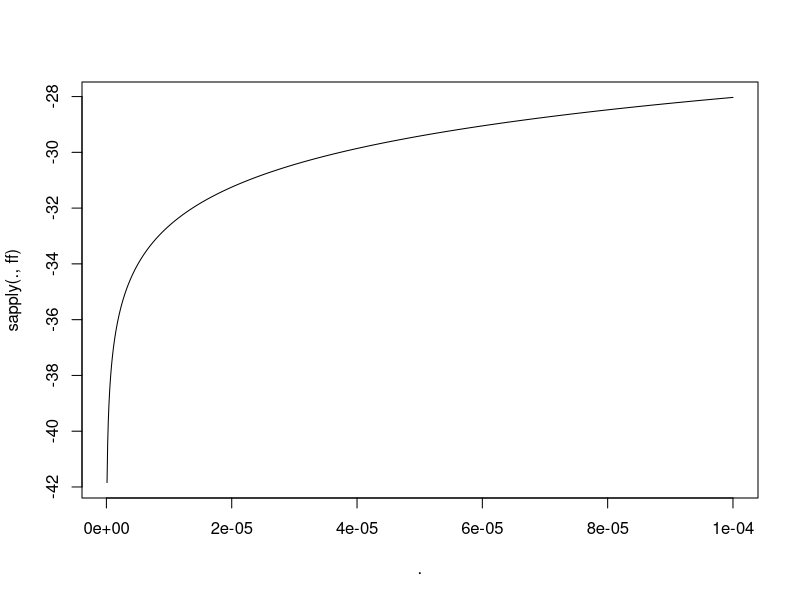

Reproduce this figure in R.
####
##  General non-central chi squared
####

library(pracma); library(magrittr)

f2 <- function(x, y=0) sum((x-y)^2)

## probability that x in S^(p-1) has x[1] > 1-2*u
lcap_prob <- function(p, u) {
  log(1/2) + pbeta((1 - 2*u)^2, 1/2, (p+1)/2, lower.tail=FALSE, log.p = TRUE)
}

rgchisq0 <- function(n, Sigma, mu) {
  p <- dim(Sigma)[1]
  L <- chol(Sigma)
  x <- L %*% (randn(p, n) + mu)
  colSums(x^2)
}

rgchisq <- function(n, Sigma, mu) {
  p <- dim(Sigma)[1]
  res <- eigen(Sigma); ls <- res$values
  nu <- as.numeric(t(res$vectors) %*% mu)
  x <- sqrt(ls) * (randn(p, n) + nu)
  colSums(x^2)
}

mgf_gchisq <- function(tt, Sigma, mu, log = FALSE) {
  p <- dim(Sigma)[1]
  tt <- t(t(tt))
  res <- eigen(Sigma); ls <- res$values
  nu <- as.numeric(t(res$vectors) %*% mu)
  tM <- repmat(tt, 1, p)
  lM <- repmat(t(ls), length(tt), 1)
  nM <- repmat(t(nu), length(tt), 1)
  if (log) {
    temp <- -1/2 * log(1 - 2*tM*lM) + (nM^2*lM*tM/(1 - 2*tM*lM))
    return(rowSums(temp))
  } else {
    temp <- 1/sqrt(1 - 2*tM*lM)*exp(nM^2*lM*tM/(1 - 2*tM*lM))
    return(apply(temp, 1, prod))
  }
}

## gives function handles for psi = log mgf, (d/dt) psi, (d2/dt^2) psi, (d psi)^{-1}
log_mgf_gchisq_ <- function(Sigma, mu) {
  p <- dim(Sigma)[1]
  res <- eigen(Sigma); ls <- res$values
  nu <- as.numeric(t(res$vectors) %*% mu)
  psi <- function(tt)
    sum(-1/2 * log(1 - 2*tt*ls) + (nu^2*ls*tt/(1 - 2*tt*ls)))
  dpsi <- function(tt) {
    ##numDeriv::grad(psi, tt)
    sum(ls*(1 + nu^2)/(1-2*ls*tt)) + sum(2*nu^2*ls^2*tt/(1 - 2*ls*tt)^2)
  }
  d2psi <- function(tt) {
    ##numDeriv::hessian(psi, tt)[1]
    sum(2*ls^2*(1+2*nu^2)/(1-2*ls*tt)^2 + 8*ls^3*nu^2*tt/(1-2*ls*tt)^3)
  }
  dpsi_inv <- function(x, ...) {
    ff <- function(tt) (dpsi(tt) - x)^2
    res <- optimize(ff, ...)
    res$minimum
  }
  list(psi = psi, dpsi = dpsi, d2psi = d2psi, dpsi_inv = dpsi_inv)
}


## fourier inversion
finv <- function(fs, cs, x) {
  diffs <- Im(fs)[-1] - Im(fs)[-length(fs)]
  fM <- repmat(t(fs), length(x), 1)
  cM <- repmat(t(cs), length(x), 1)
  xM <- repmat(t(t(x)), 1, length(fs))
  vals <- exp(-fM * xM) * cM
  vals2 <- (vals[, -1, drop = FALSE] 
            + vals[, -length(fs), drop = FALSE])/2
  Re(rowSums(vals2 * diffs))/(2 * pi)
}

####
##  Upper bound using Markov
####

## exponential bound on Pr[<x]
mb_gchisq <- function(tt, x, Sigma, mu) {
  ms <- exp(mgf_gchisq(tt, Sigma, mu, TRUE))
  ms/exp(tt * x)
}

## derivative of log. expo. bound wrt t
prox_dleb <- function(tt, x, Sigma, mu) {
  p <- dim(Sigma)[1]
  res <- eigen(Sigma); ls <- res$values
  nu <- as.numeric(t(res$vectors) %*% mu)
  u <- 1/tt
  # actual
  sum(ls*(1 + nu^2)/(1-2*ls*tt)) + sum(2*nu^2*ls^2*tt/(1 - 2*ls*tt)^2) - x
  # second-order
  (-p/2)*u + sum((1+2*nu+3*nu^2)/ls)/4*u^2 - x
  # first-order
  (-p/2) * u - x
}

## exponential bound on log Pr[<x] plugging in t = -p/2x
# lmb_gchisq <- function(x, Sigma, mu) {
#   log(mb_gchisq(-.5*dim(Sigma)[1]/x, x, Sigma, mu))
# }

lmb_gchisq <- function(x, Sigma, mu) {
    p <- dim(Sigma)[1]
    res <- eigen(Sigma); ls <- res$values
    nu <- as.numeric(t(res$vectors) %*% mu)
    -1/2 * sum(log(1 + ls*p/x)) + p/2 * 
      (1 - sum(nu^2*ls/(1 + ls*p/x))/x)
}

qlmb_gchisq <- function(lprob, Sigma, mu, intv = c(1e-10, 1e3)) {
  ff <- function(x) (lmb_gchisq(x, Sigma, mu) - lprob)^2
  res <- optimise(ff, interval=intv)
  res$minimum
}

####
##  Exponential tilting
####

psi <- function(tt) ncp * tt/(1 - 2*tt) - (df/2) * log(1-2*tt)
ncp <- rexp(1); df <- rexp(1); xs <- 1:5/10
tt <- -rexp(1)
exp(tt * xs - psi(tt)) * dchisq(xs, df, ncp)
(1-2*tt) * dchisq(xs * (1-2*tt), df, ncp/(1-2*tt))

####
##  Lower bound using cap
####

log_vsph <- function(d, r=1)
  log(2/d) + (d/2)*log(pi) - lgamma(d/2) + d*log(r)
#c(exp(log_vsph(3)), 4/3 * pi)

## bound on log Pr[<x], creates function handle
cap_lb_ <- function(x, Sigma, mu) {
  p <- dim(Sigma)[1]
  res <- eigen(Sigma); ls <- res$values
  nu <- as.numeric(t(res$vectors) %*% mu)
  ## Compute height constants, etc
  nun <- nu/sqrt(f2(nu))
  nSn <- sum(nun^2/ls)
  #c(nSn, t(mu) %*% solve(Sigma, mu)/f2(mu))
  zh <- sqrt(x/nSn) * (nun/ls)
  h <- sqrt(x * nSn)
  ## Volume of ellipse
  vc <- log_vsph(p) + (p/2)*log(x) - (1/2)*sum(log(ls))
  #c(h, sum(zh * nun))
  d0 <- sqrt(f2(h * nun, zh))
  ## Function handle
  ff <- function(u) {
    ## volume of cap
    cv <- vc + lcap_prob(p, u)
    ml <- (sqrt(f2(nu)) + h*(1-2*u))^2 +
      (d0 + sqrt(x/min(ls))*sqrt(1-(1-2*u)^2))^2
    dens <- -(p/2) * log(2*pi) - (ml^2)/2
    dens + cv
  }
  ff
}

# ####
# ##  Check cap volume and density
# ####
# 
# p <- 3
# mu <- 2 * rnorm(p)
# Sigma <- 0*cov(randn(3*p, p)) + eye(p)
# s1 <- rgchisq(1e6, Sigma, mu)
# x <- s1[100]
# res <- eigen(Sigma); ls <- res$values
# nu <- as.numeric(t(res$vectors) %*% mu)
# cube_l_min <- 2 * sqrt(x/min(ls))
# 
# mc.s <- 1e5
# cube_l <- 1.1 * cube_l_min
# cube_vol <- cube_l^p
# pts <- cube_l * matrix(runif(mc.s * p) - .5, mc.s, p)
# 
# ## check volume
# mc.s <- 1e7
# pts <- cube_l * matrix(runif(mc.s * p) - .5, mc.s, p)
# #nms <- apply(pts, 1, function(v) t(v) %*% Sigma %*% v)
# nms <- rowSums((pts %*% sqrtm(Sigma))^2)
# #  # empirical volume
# mean(nms < x) * cube_vol
# #  # computed volume
# (vol_e <- exp(log_vsph(p) - .5 * sum(log(ls)) + (p/2) * log(x)))
# ee <- pts[nms < x, ]
# 
# ## Check cap height
# nun <- nu/sqrt(f2(nu))
# nSn <- sum(nun^2/ls)
# zh <- sqrt(x/nSn) * (nun/ls)
# h <- sqrt(x * nSn)
# mun <- mu/sqrt(f2(mu))
# hs <- ee %*% mun
# c(max(hs), h)
# d0 <- sqrt(f2(h * nun, zh))
# 
# ## Check cap vol
# u <- runif(1)/3
# #  #  empirical volume
# mean(hs > (1-2*u)*h) * vol_e
# #  #  computed volume
# exp(log_vsph(p) - .5 * sum(log(ls)) + (p/2) * log(x) + lcap_prob(p, u))
# 
# ## Check cap distance
# diffs <- t(-t(ee) + mu)
# par_dists <- (diffs %*% mun)^2
# dists <- rowSums(t(t(ee) - mu)^2)
# orth_dists <- dists - par_dists
# (maxdist <- max(dists[hs > (1-2*u)*h]))
# (sqrt(f2(nu)) - h*(1-2*u))^2 +  (d0 + sqrt(x/min(ls))*sqrt(1-(1-2*u)^2))^2
# c(max(par_dists[hs > (1-2*u)*h]), (sqrt(f2(nu)) - h*(1-2*u))^2)
# c(max(orth_dists[hs > (1-2*u)*h]), (d0 + sqrt(x/min(ls))*sqrt(1-(1-2*u)^2))^2)

####
##  Tests
####

p <- 3;
mu <- rnorm(p)
Sigma <- cov(randn(2*p, p))
#s1 <- rgchisq0(1e6, Sigma, mu)
s1 <- sort(rgchisq(1e6, Sigma, mu))
cdf <- function(x) sum(s1 < x)/length(s1)
cap_par <- 0.01
s1[50] %>% {c(cap_lb_(., Sigma, mu)(cap_par), log(cdf(.)), lmb_gchisq(., Sigma, mu))}

x <- s1[50]
ff <- cap_lb_(x, Sigma, mu)
(1:1e3/1e7) %>% plot(., sapply(., ff), type = "l")
